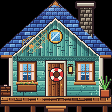

This game map was drawn from its Tiled (.tmx) file and the tilesets committed beside it. A one-line description and the full map source follow:
An orthogonal 7x7 tile map with 16x16 px tiles, 3 tile layers (Back, Buildings, Front) and 2 objects (2x TileData).

<map version="1.10" tiledversion="1.10.2" orientation="orthogonal" renderorder="right-down" width="7" height="7" tilewidth="16" tileheight="16" infinite="0" nextlayerid="4" nextobjectid="3">
 <tileset firstgid="1" name="z_beach_cabin" tilewidth="16" tileheight="16" tilecount="49" columns="7">
  <image source="beach_cabin_exterior.png" width="112" height="112" />
 </tileset>
 <layer id="1" name="Back" width="7" height="7">
  <data encoding="csv">
0,0,0,0,0,0,0,
0,0,0,0,0,0,0,
0,0,0,0,0,0,0,
0,0,0,0,0,0,0,
0,0,0,0,0,0,0,
0,0,0,0,0,0,0,
0,0,0,0,0,0,0
</data>
 </layer>
 <layer id="2" name="Buildings" width="7" height="7">
  <data encoding="csv">
0,0,0,0,0,0,0,
0,0,0,0,0,0,0,
0,0,0,0,0,0,0,
22,23,24,25,26,27,28,
29,30,31,32,33,34,35,
36,37,38,39,40,41,42,
43,44,45,46,47,48,49
</data>
 </layer>
 <layer id="3" name="Front" width="7" height="7">
  <data encoding="csv">
1,2,3,4,5,6,7,
8,9,10,11,12,13,14,
15,16,17,18,19,20,21,
0,0,0,0,0,0,0,
0,0,0,0,0,0,0,
0,0,0,0,0,0,0,
0,0,0,0,0,0,0
</data>
 </layer>
 <objectgroup id="4" name="Buildings">
  <object id="1" name="TileData" x="48" y="96" width="16" height="16">
   <properties>
    <property name="Action" value="Warp 5 9 BeachCabin" />
   </properties>
  </object>
  <object id="2" name="TileData" x="48" y="80" width="16" height="16">
   <properties>
    <property name="Action" value="Warp 5 9 BeachCabin" />
   </properties>
  </object>
 </objectgroup>
</map>
